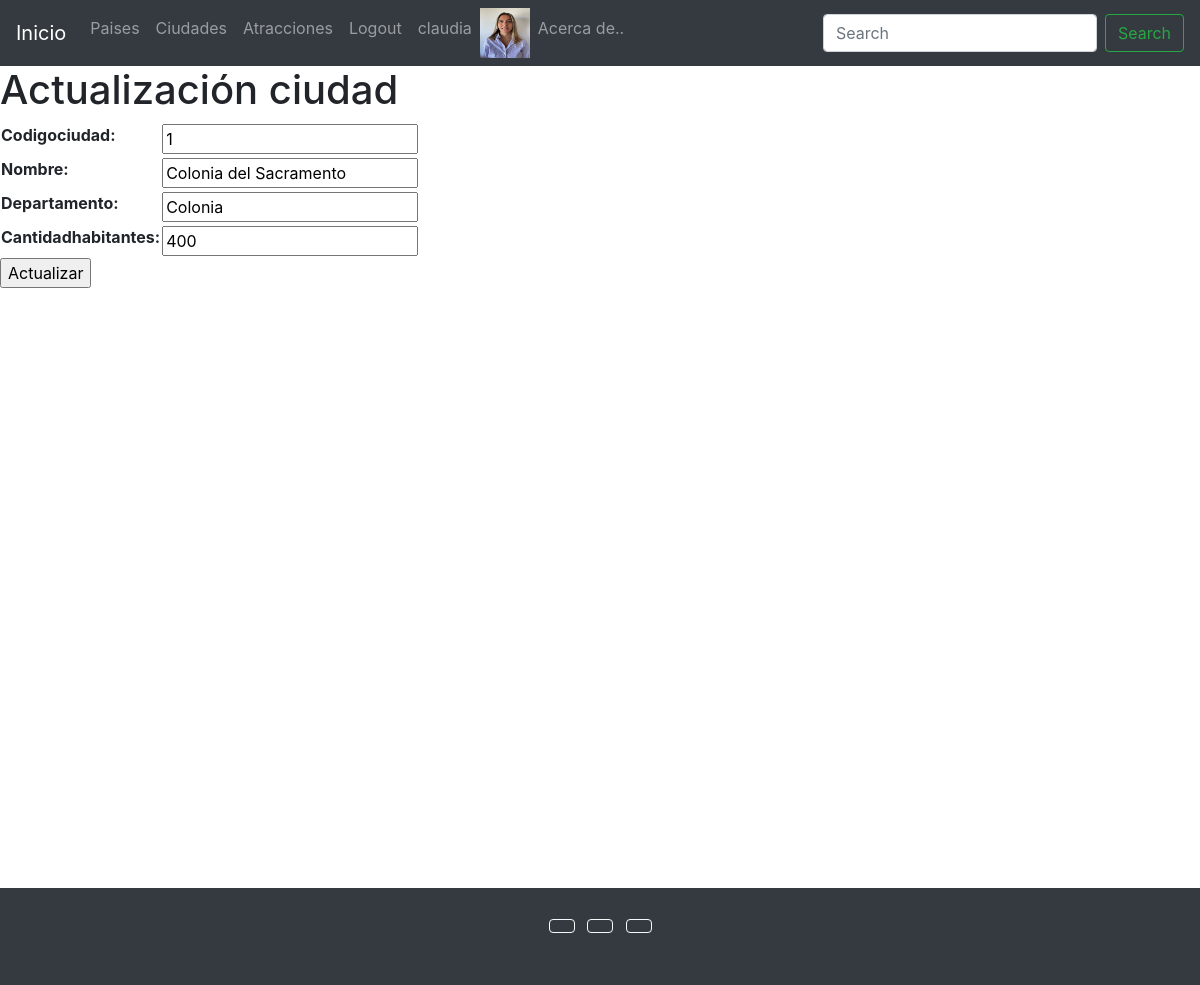
The app's page /ciudades/actualizar-ciudades/1/ (signed in) with its own data.
### usuarios/models.py (models this page shows)
class UsuarioPerfil(models.Model):
    usuario = models.OneToOneField(User, on_delete=models.CASCADE, related_name='profile')
    telefono = models.CharField(max_length=25, null=True, blank=True)
    fecha_nac = models.DateField(null=True, blank=True)
    foto = models.ImageField(upload_to='profile_images', null=True, blank=True)

### ciudades/models.py (models this page shows)
class Ciudades(models.Model):
    codigoCiudad = models.IntegerField()
    nombre= models.CharField(max_length=100)
    departamento= models.CharField(max_length=100)
    cantidadHabitantes = models.IntegerField()

### ciudades/views.py (the view, shortened to what this page needs)
# urls.py: path('actualizar-ciudades/<int:pk>/', actualizar_ciudades, name='actualizar_ciudades'),
def actualizar_ciudades(request, pk):
    ciudad = Ciudades.objects.get(id=pk)
    if request.method == 'GET':
        context = {
            'form': CiudadesForm(
                initial={
                    'codigoCiudad':ciudad.codigoCiudad,
                    'nombre':ciudad.nombre,
                    'departamento':ciudad.departamento,
                    'cantidadHabitantes':ciudad.cantidadHabitantes,
                }
            )
        }
        return render(request, 'ciudades/actualizar_ciudades.html', context=context)

### ciudades/forms.py
class CiudadesForm(forms.Form):
    codigoCiudad = forms.IntegerField()
    nombre = forms.CharField(max_length=100)
    departamento = forms.CharField(max_length=100)
    cantidadHabitantes = forms.IntegerField()

### templates/ciudades/actualizar_ciudades.html (shortened to what this page needs)
{% extends 'base.html' %}
{% block content %}
    <h1>Actualización ciudad</h1>
    {% if form %}
        <form action="" method="POST">
            <table>
                {{form.as_table}}
            </table>
            <input type="submit" value="Actualizar">
        </form>
    {% endif %}
{% endblock %}

### templates/base.html (shortened to what this page needs)
<!DOCTYPE html>
<html lang="en">
<head>
    <link rel="stylesheet" href="https://cdn.jsdelivr.net/npm/bootstrap@4.6.2/dist/css/bootstrap.min.css"
>
</head>
<body>
    <header>
        <nav class="navbar navbar-expand-lg navbar-dark bg-dark">
            <a class="navbar-brand" href="/">Inicio</a>
            <div class="collapse navbar-collapse" id="navbarSupportedContent">
                <ul class="navbar-nav mr-auto">
                    <li class="nav-item">
                        <a class="nav-link" href="/paises/listar-paises/">Paises</a>
                    </li>
                    <li class="nav-item">
                        <a class="nav-link" href="/ciudades/listar-ciudades/">Ciudades</a>
                    </li>
                    <li class="nav-item">
                        <a class="nav-link" href="/atracciones/listar-atracciones/">Atracciones</a>
                    </li>
                    {% if request.user.is_authenticated %}
                    <li class="nav-item">
                        <a class="nav-link" href="/usuarios/logout/">Logout</a>
                    </li>
                    <li class="nav-item">
                        <a class="nav-link" href="/usuarios/actualizar/">{{request.user.username}}</a>
                    </li>
                        {% if request.user.profile.profile_picture.url != '' %}
                            <img src="{{request.user.profile.foto.url}}" alt="foto" width="50px" height="50px">
                        {% endif %}
                    {% endif %}
                    <li class="nav-item">
                        <a class="nav-link" href="/galeria/acercade/">Acerca de..</a>
                    </li>
                </ul>
                <form class="form-inline my-2 my-lg-0" action="/paises/listar-paises/" method="GET">
                    <input class="form-control mr-sm-2" type="search" placeholder="Search" aria-label="Search" name="search">
                    <button class="btn btn-outline-success my-2 my-sm-0" type="submit">Search</button>
                </form>
            </div>
        </nav>
    </header>
    {% block content %}
    {% endblock %}
    <footer class="bg-dark text-center text-white" style="margin-top:600px;">
        <div class="container p-4">
        <section class="mb-4">
            <a class="btn btn-outline-light btn-floating m-1" href="#!" role="button"
            ></a>
            <a class="btn btn-outline-light btn-floating m-1" href="#!" role="button"
            ></a>
            <a class="btn btn-outline-light btn-floating m-1" href="#!" role="button"
            ></a>
</body>
</html>

### records on screen
Ciudades: codigoCiudad "1", nombre "Colonia del Sacramento", departamento "Colonia", cantidadHabitantes "400"

### other values on screen
{{ request.user.username }} "claudia"
